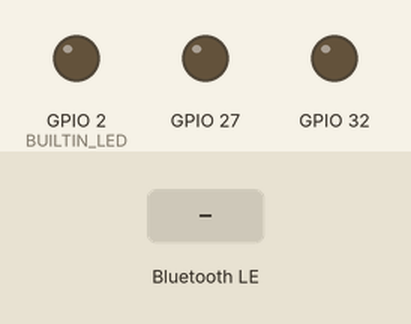
Bench run of a program on a simulated ESP32. Parts: output pins drawn as LEDs (lit = HIGH). The inputs (shaded band) are chosen by the test bench. Nothing arrives over Bluetooth unless stated; a phone connects over Bluetooth LE 3 s after start; what the program prints to the serial monitor is not drawn.

Above: at 3.7 s.
3.8 s: Bluetooth LE write "1" received
At 5.2 s:
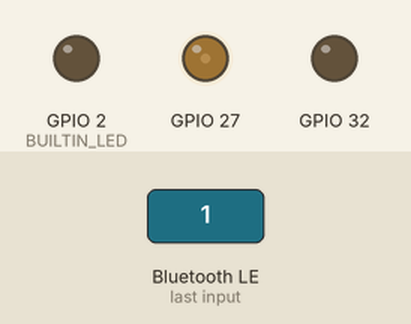
5.7 s: Bluetooth LE write "1" received
At 6.6 s:
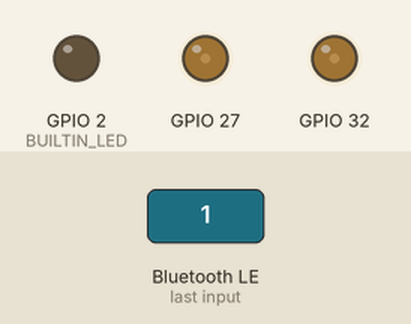
7.6 s: Bluetooth LE write "0" received
At 8.8 s:
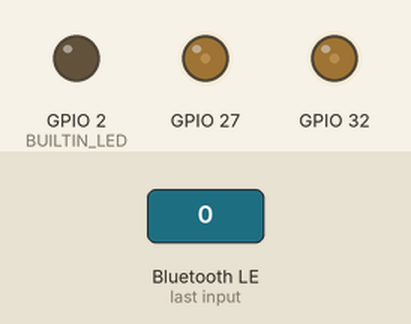
9.1 s: Bluetooth LE write "0" received
At 10.1 s:
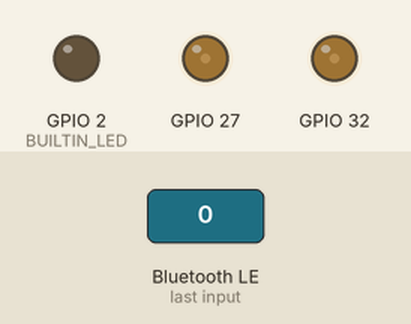
Timing chart, 0 to 11.6 s (numbered marks = the images above; inputs shaded):
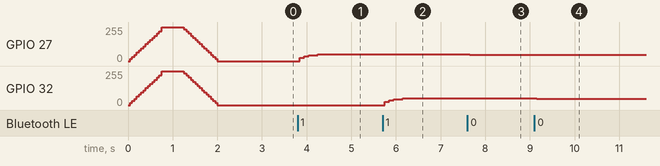

Measured:
- after the input at 3.8 s, GPIO 27: moves from 0/255 to 49/255 over 0.40 s, starting after 0.05 s
- after the input at 5.7 s, GPIO 32: moves from 0/255 to 49/255 over 0.40 s, starting after 0.05 s
- after the input at 7.6 s, GPIO 27: 49/255 → 48/255 after 0.05 s
- after the input at 9.1 s, GPIO 32: 49/255 → 48/255 after 0.05 s

The program:

main.cpp
```cpp
#include <Arduino.h>
#include <BLEDevice.h>
#include <BLEUtils.h>
#include <BLEServer.h>

#define SERVICE_UUID "93e842a1-9cb9-476d-aaf0-7183ff7c3551"
#define CHARACTERISTIC_GAUGE1_UUID "24d71d3e-79e0-4458-ba98-6ad86421a10b"
#define CHARACTERISTIC_GAUGE2_UUID "34d72d3e-79e0-4458-ba98-6ad86421a10b"

#define BUILTIN_LED 2

class GaugeDriver : public BLECharacteristicCallbacks
{
public:
  GaugeDriver(const char *charaId, int gaugePin, int gaugeChannel)
      : _charaId(charaId), _gaugePin(gaugePin),
        _displayValue(0), _lastWrittenValue(0)
  {
  }

  virtual void onWrite(BLECharacteristic *pCharacteristic)
  {
    uint8_t *data = pCharacteristic->getData();
    _displayValue = data ? *data : 0;
  }

  void initOnService(BLEService *service)
  {
    ledcAttach(_gaugePin, 2000, 8);
    ledcWrite(_gaugePin, 0);
    _lastWrittenValue = 0;

    BLECharacteristic *pCharacteristic = service->createCharacteristic(
        _charaId,
        BLECharacteristic::PROPERTY_READ |
            BLECharacteristic::PROPERTY_WRITE);

    pCharacteristic->setCallbacks(this);
  }

  void loop()
  {
    int dataDiff = _displayValue - _lastWrittenValue;
    if (!dataDiff)
    {
      return;
    }

    if (dataDiff < 5 && dataDiff > -5)
    {
      _lastWrittenValue = _displayValue;
    }
    else
    {
      _lastWrittenValue += dataDiff / 2;
    }

    ledcWrite(_gaugePin, _lastWrittenValue);
  }

  void setDisplayValue(uint8_t v, bool force = false)
  {
    _displayValue = v;
    if (force)
    {
      _lastWrittenValue = _displayValue;
      ledcWrite(_gaugePin, _lastWrittenValue);
    }
  }

private:
  const char *_charaId;
  int _gaugePin;

  uint8_t _displayValue;
  uint8_t _lastWrittenValue;
};

GaugeDriver gauge1(CHARACTERISTIC_GAUGE1_UUID, 27, 0);
GaugeDriver gauge2(CHARACTERISTIC_GAUGE2_UUID, 32, 1);

class ServerCallbacks : public BLEServerCallbacks
{
  virtual void onDisconnect(BLEServer *pServer)
  {
    gauge1.setDisplayValue(0);
    gauge2.setDisplayValue(0);
    BLEDevice::startAdvertising();
  }
} serverCallbacks;

void animateGauges()
{
  for (int i = 0; i < 240; i += 16)
  {
    gauge1.setDisplayValue(i, true);
    gauge2.setDisplayValue(i, true);
    delay(50);
  }

  gauge1.setDisplayValue(255, true);
  gauge2.setDisplayValue(255, true);

  delay(500);

  for (int i = 240; i >= 0; i -= 16)
  {
    gauge1.setDisplayValue(i, true);
    gauge2.setDisplayValue(i, true);
    delay(50);
  }

  delay(500);
}

void setup()
{
  pinMode(BUILTIN_LED, OUTPUT);

  Serial.begin(115200);
  Serial.println("Starting BLE work!");

  BLEDevice::init("DeskGauge");
  BLEServer *pServer = BLEDevice::createServer();
  BLEService *pService = pServer->createService(SERVICE_UUID);
  pServer->setCallbacks(&serverCallbacks);

  gauge1.initOnService(pService);
  gauge2.initOnService(pService);

  pService->start();

  BLEAdvertising *pAdvertising = BLEDevice::getAdvertising();
  pAdvertising->addServiceUUID(SERVICE_UUID);
  pAdvertising->setScanResponse(true);
  pAdvertising->setMinPreferred(0x06); // functions that help with iPhone connections issue
  pAdvertising->setMinPreferred(0x12);
  BLEDevice::startAdvertising();

  animateGauges();
}

void loop()
{
  // put your main code here, to run repeatedly:
  delay(100);
  gauge1.loop();
  gauge2.loop();
}
```
